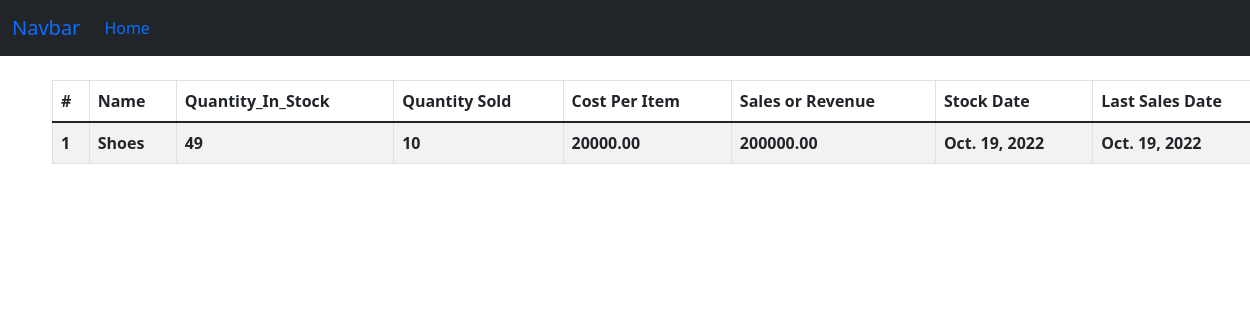
The app's page /inventory/, older data.
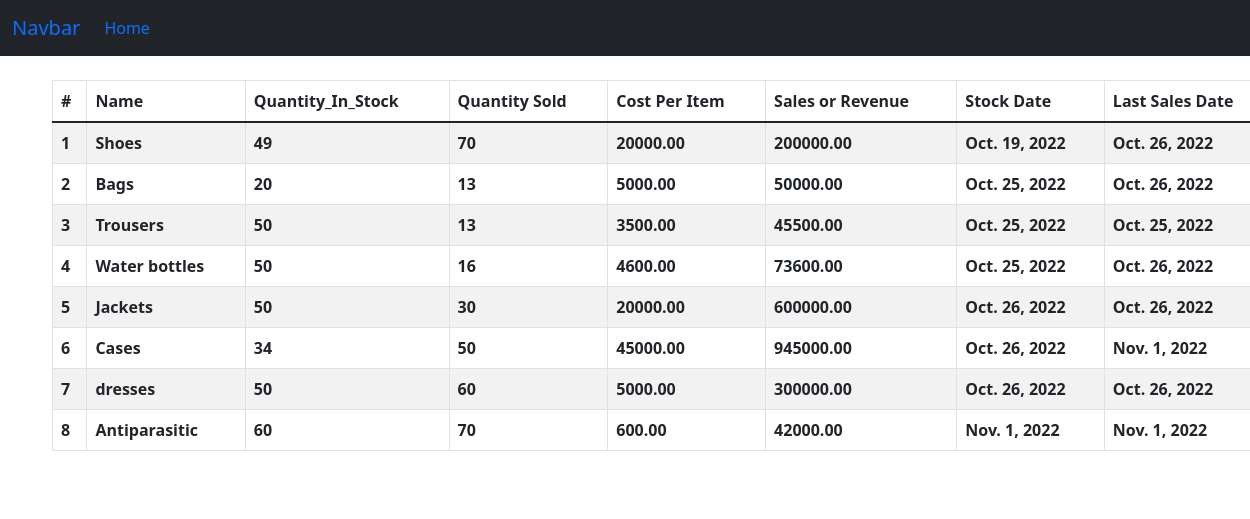
The same page, newer data.
### inventory/models.py (models this page shows, shortened)
class Inventory(models.Model):
    name=models.CharField(max_length=100,null='False',blank='False')
    cost_per_item=models.DecimalField(max_digits=18,decimal_places=2,null='False',blank='False')
    quantity_in_stock=models.IntegerField(null="False",blank="False")
    quantity_sold=models.IntegerField(null="False",blank="False")
    sales=models.DecimalField(max_digits=18,decimal_places=2,null='False',blank='False')
    stock_date=models.DateField(auto_now_add='True')
    last_sales_date=models.DateField(auto_now='True')

### inventory/views.py (the view)
# urls.py: path("",inventory_list,name="inventory_list"),
def inventory_list(request):
    inventories=Inventory.objects.all()
    context={
        "title":"Inventory list",
        "inventories":inventories
    }
    return render(request,"inventory/inventory_list.html",context=context)

### templates/inventory/inventory_list.html
{% extends '../layout.html' %}
{% block content  %}
<div class="content-section">
     <table class="table table-striped table-bordered table-hover">
        <thead class="thead-dark">
          <tr>
<th scope="col">#</th>
<th scope="col">Name </th>
<th scope="col"> Quantity_In_Stock</th>
<th scope="col"> Quantity Sold</th>
<th scope="col">Cost Per Item </th>
<th scope="col">Sales or Revenue </th>
<th scope="col">Stock Date </th>
<th scope="col">Last Sales Date </th>
</tr>
</thead>
<tbody>
{% for inventory in inventories %}
    <tr style="cursor: pointer;cursor:hand;">
        <th scope="row">{{ forloop.counter }}</th>
        <th scope="row">{{ inventory.name }}</th>
        <th scope="row">{{ inventory.quantity_in_stock }}</th>
        <th scope="row">{{ inventory.quantity_sold }}</th>
        <th scope="row">{{ inventory.cost_per_item }}</th>
        <th scope="row">{{ inventory.sales }}</th>
        <th scope="row">{{  inventory.stock_date}}</th>
        <th scope="row">{{  inventory.last_sales_date}}</th>
    </tr>
    {% endfor %}
</tbody>
        </table>
    </div>
{% endblock  %}

### templates/layout.html (shortened to what this page needs)
{% load static %}
<!DOCTYPE html>
<html lang="en">
    <head>
        <link rel="stylesheet" href="{% static 'css/main.css' %}" type="text/css">
        <link href="https://cdn.jsdelivr.net/npm/bootstrap@5.1.3/dist/css/bootstrap.min.css" rel="stylesheet">
</head>
    <body>
        <nav class="navbar navbar-expand-lg bg-dark">
            <div class="container-fluid">
              <a class="navbar-brand" href="#">Navbar</a>
              <div class="collapse navbar-collapse" id="navbarNav">
                <ul class="navbar-nav">
                  <li class="nav-item">
                    <a class="nav-link active" aria-current="page" href="#">Home</a>
                  </li>
                </ul>
              </div>
            </div>
          </nav>
<main>
          <div class="container-fluid">
            <div class="row">
                {% block content %}
                {% endblock %}
              </div>
            </div>
      </main>
        </body>
</html>

### statics/css/main.css (style rules this page uses)
body { background-color: rgb(245, 245, 245); }
.content-section { background: #fff; margin: 40px; padding: 1.5rem 1.5rem; border-radius: 10px; }

Row changes from the older to the newer data that the page shows:
changed Inventory "Shoes": quantity_sold "10" → "70"; last_sales_date "Oct. 19, 2022" → "Oct. 26, 2022"
added Inventory: name "Bags", quantity_in_stock "20", quantity_sold "13", cost_per_item "5000.00", sales "50000.00", stock_date "Oct. 25, 2022", last_sales_date "Oct. 26, 2022"
added Inventory: name "Trousers", quantity_in_stock "50", quantity_sold "13", cost_per_item "3500.00", sales "45500.00", stock_date "Oct. 25, 2022", last_sales_date "Oct. 25, 2022"
added Inventory: name "Water bottles", quantity_in_stock "50", quantity_sold "16", cost_per_item "4600.00", sales "73600.00", stock_date "Oct. 25, 2022", last_sales_date "Oct. 26, 2022"
added Inventory: name "Jackets", quantity_in_stock "50", quantity_sold "30", cost_per_item "20000.00", sales "600000.00", stock_date "Oct. 26, 2022", last_sales_date "Oct. 26, 2022"
added Inventory: name "Cases", quantity_in_stock "34", quantity_sold "50", cost_per_item "45000.00", sales "945000.00", stock_date "Oct. 26, 2022", last_sales_date "Nov. 1, 2022"
added Inventory: name "dresses", quantity_in_stock "50", quantity_sold "60", cost_per_item "5000.00", sales "300000.00", stock_date "Oct. 26, 2022", last_sales_date "Oct. 26, 2022"
added Inventory: name "Antiparasitic", quantity_in_stock "60", quantity_sold "70", cost_per_item "600.00", sales "42000.00", stock_date "Nov. 1, 2022", last_sales_date "Nov. 1, 2022"
